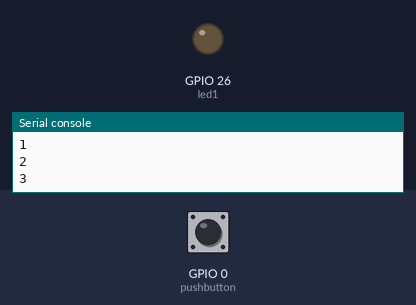
This program was run on a simulated ESP32 board running MicroPython. Shown: output pins drawn as LEDs (lit = HIGH), the last lines printed to the serial console. Dashed ring = blinking. Inputs (shaded band) come from the test bench; at power-on: GPIO 0 (pushbutton) HIGH. Deep sleep restarts the program when it ends.

Above: at 1.2 s.
At 2.6 s:
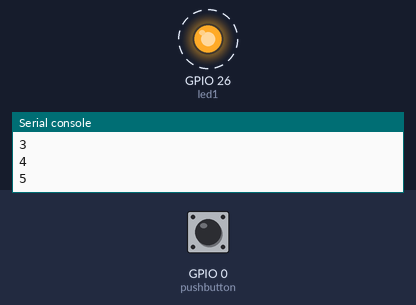
Timing chart, 0 to 3.0 s (numbered marks = the images above):
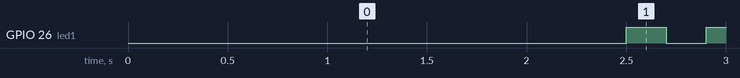

Measured:
- by itself, GPIO 26 (led1): LOW → HIGH at 2.5 s, → LOW 0.20 s later, → HIGH 0.20 s later, → LOW 0.20 s later, … (10 changes in this stretch)

The program:

_velse_2_1.py
```python
"""
2.1 - Vælg en digital input sensor
(Fx, trykknap eller PIR)
og anvend den til at vække ESP32 fra deepsleep
og print en besked om at ESP32 er vågnet i shell
og toggle en LED1 10 gange.
(husk at filen skal ligge på ESP32 som main.py)
- brug wake_on_ext0:
https://docs.micropython.org/en/latest/library/esp32.html#esp32.wake_on_ext0
"""

from machine import Pin, deepsleep
from time import sleep
import esp32

led_pin=26
led1=Pin(led_pin,Pin.OUT)
pushbutton=Pin(0,Pin.IN,Pin.PULL_UP)

esp32.wake_on_ext0(pin=pushbutton,level=esp32.WAKEUP_ALL_LOW)
print("I've woken up.")


while True:
    for i in range(1,6):
        print(i)
        sleep(0.5)
    for i in range(1,11):
        led1.value(not led1.value())
        sleep(0.2)
        print(i)
    print("I'm going to sleep now.")
    sleep(2)
    deepsleep()
```
